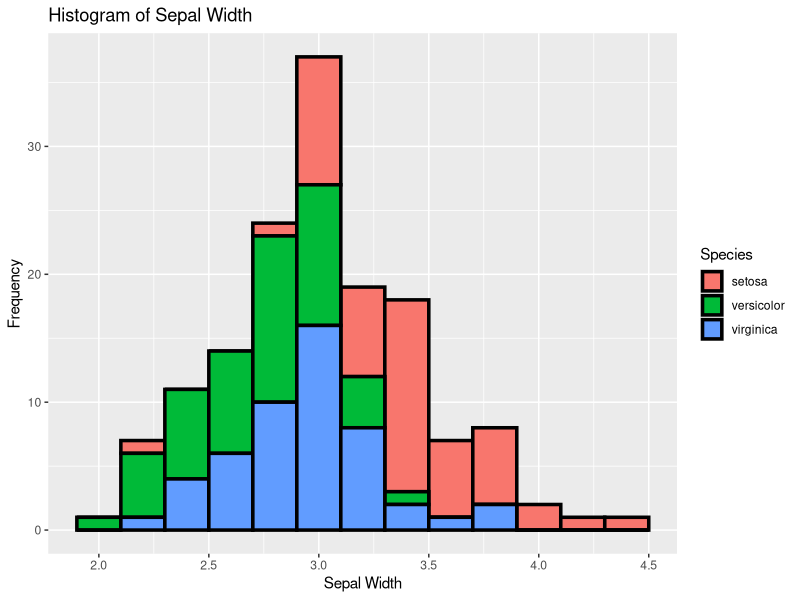
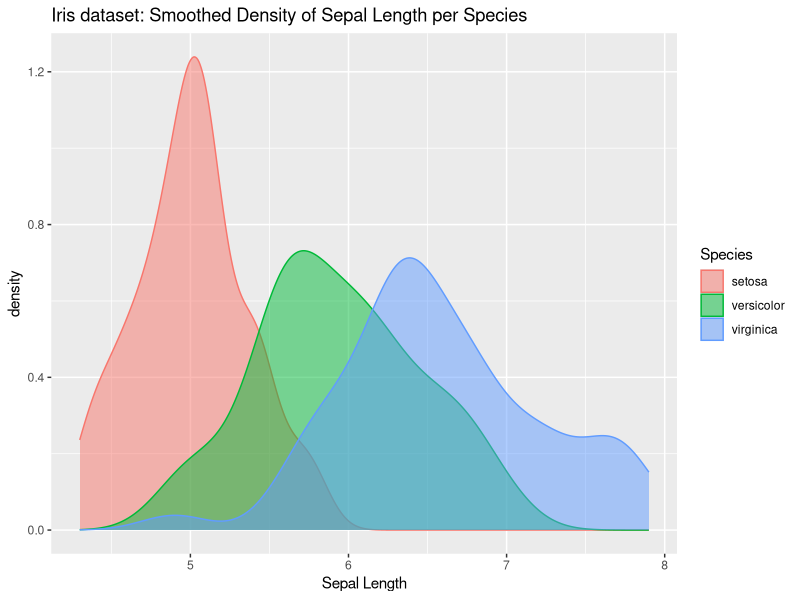
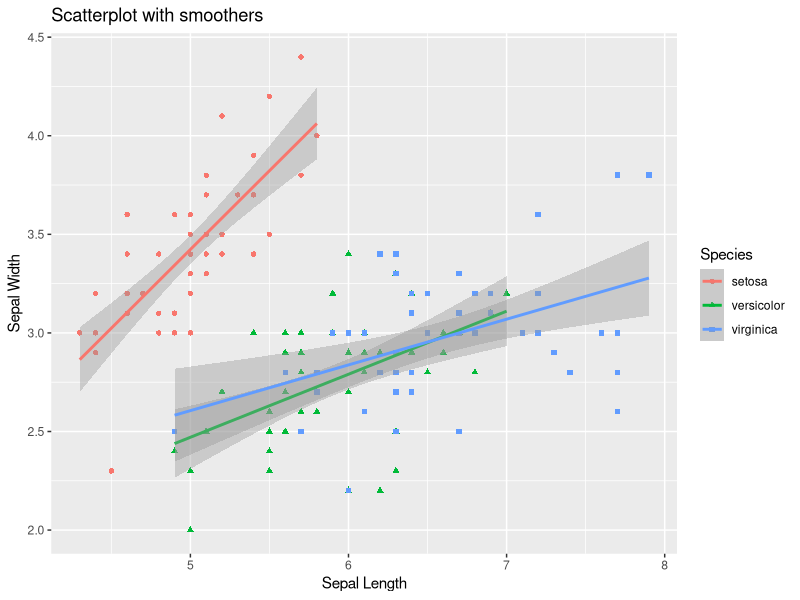
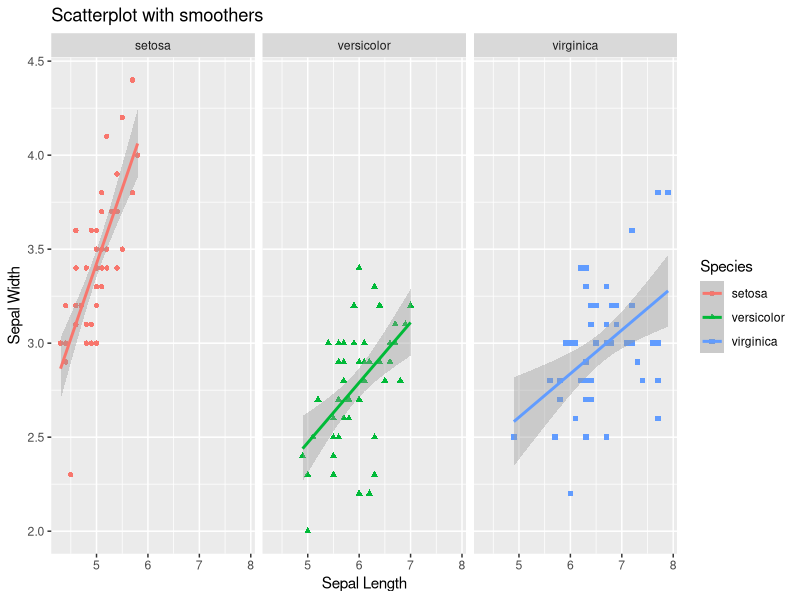

Source code (R) for these figures, in order:
#setup
install.packages('tidyverse')
require(tidyverse)
require(ggplot2)

str(iris)
head(iris)
summary(iris)
View(iris)

#stacked histogram
ggplot(data = iris) +
  geom_histogram(binwidth = 0.2, aes(x = iris$Sepal.Width, fill = Species), colour = 'black', size=1.2)+
  xlab('Sepal Width') + ylab('Frequency') + ggtitle('Histogram of Sepal Width')

#density plots

ggplot(iris) + geom_density(aes(x = iris$Sepal.Length, fill = Species, colour = Species), alpha = 0.5) +
  xlab('Sepal Length') + ylab('density') + ggtitle('Iris dataset: Smoothed Density of Sepal Length per Species')

#Scatter plot

ggplot(iris) + geom_point(aes(x = iris$Sepal.Length, y = iris$Sepal.Width, shape = Species, colour = Species)) +
  geom_smooth(method = lm, aes(x = iris$Sepal.Length, y = iris$Sepal.Width, colour = Species)) + 
  xlab('Sepal Length') + ylab('Sepal Width') + ggtitle('Scatterplot with smoothers')

#Faceting

ggplot(iris) + geom_point(aes(x = iris$Sepal.Length, y = iris$Sepal.Width, shape = Species, colour = Species)) +
  geom_smooth(method = lm, aes(x = iris$Sepal.Length, y = iris$Sepal.Width, colour = Species)) + 
  xlab('Sepal Length') + ylab('Sepal Width') + ggtitle('Scatterplot with smoothers') +
  facet_grid(. ~ Species)


